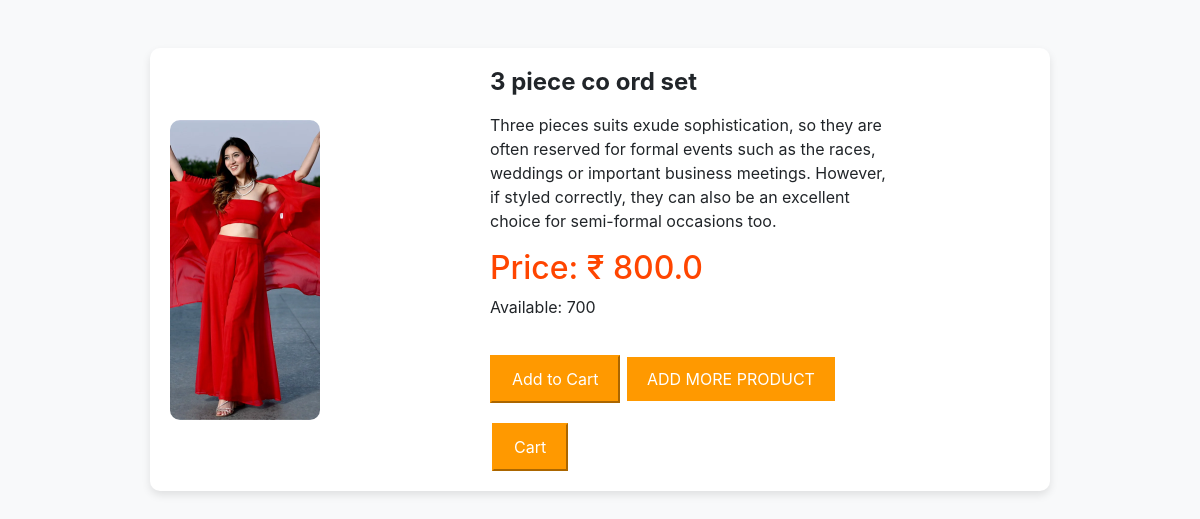
/product/28/, run on the app's committed database.
### reg/models.py (models this page shows, shortened)
class Product(models.Model):
    name = models.CharField(max_length=50)
    category = models.ForeignKey(Category, on_delete=models.CASCADE)
    desc = models.TextField()
    price = models.FloatField(default=0.0)
    available_quantity = models.PositiveIntegerField(default=0)  # Renamed for clarity
    product_image = models.ImageField(upload_to='product_images/', null=True, blank=True)
    seller = models.ForeignKey(User, on_delete=models.CASCADE, related_name='products', null=True, blank=True)
    print(seller)

### reg/views.py (the view)
# urls.py: path('product/<int:product_id>/', views.product_desc, name='product_desc'),
def product_desc(request, product_id):
    product = get_object_or_404(Product, id=product_id)
    cart_item = None
    if request.user.is_authenticated:
        cart, _ = Cart.objects.get_or_create(user=request.user)
        cart_item = CartItem.objects.filter(cart=cart, product=product).first()
    context = {
        'product': product,
        'cart_item': cart_item,
    }
    return render(request, 'product_desc.html', context)

### reg/templates/product_desc.html (shortened to what this page needs)
<!DOCTYPE html>
<html lang="en">
<head>
    <link href="https://maxcdn.bootstrapcdn.com/bootstrap/4.5.2/css/bootstrap.min.css" rel="stylesheet">
</head>
<body>
    <div class="container mt-5">
        <div class="product-card">
            <div>
                {% if product.product_image %}
                    <img src="{{ product.product_image.url }}" alt="{{ product.name }}" class="product-image">
                {% else %}
                    <p>No image available</p>
                {% endif %}
            </div>
            <div class="product-details">
                <h1 class="product-title">{{ product.name }}</h1>
                <p class="product-description">{{ product.desc }}</p>
                <h4 class="product-price">Price: ₹ {{ product.price }}</h4>
                <p class="product-availability">Available: {{ product.available_quantity }}</p>
                <button id="add-to-cart" class="btn-add-to-cart" data-product-id="{{ product.id }}">Add to Cart</button>
                <a href="{% url 'login2' %}" class="btn-back-to-products"> ADD MORE PRODUCT </a>
                <button class="btn-cart" onclick="location.href='{% url 'view_cart' %}'">Cart</button>
            </div>
        </div>
    </div>
</body>
</html>

### reg/templates/product_desc.html (style rules this page uses)
body { background-color: #f8f9fa; }
.product-card { background-color: #fff; padding: 20px; border-radius: 10px; box-shadow: 0 4px 8px rgba(0, 0, 0, 0.1); display: flex; align-items: center; max-width: 900px; margin: auto; }
.product-image { width: 50%; height: 300px; object-fit: cover; border-radius: 10px; }
.product-details { padding-left: 20px; width: 50%; }
.product-title { font-size: 1.5em; font-weight: bold; }
.product-description { margin-top: 10px; font-size: 1em; }
.product-price { font-size: 2em; color: #ff4500; margin-top: 10px; }
.btn-add-to-cart, .btn-back-to-products, .btn-cart { background-color: #ff9900; border-color: #ff9900; color: #fff; font-size: 1em; padding: 10px 20px; margin-top: 20px; display: inline-block; }
.btn-back-to-products { margin-left: 2px; }
.btn-cart { margin-left: 2px; }

### data on the page
Product: product_image (picture), name "3 piece co ord set", desc "Three pieces suits exude sophistication, so they are often reserved for formal events such as the races, weddings or important business meetings. However, if styled correctly, they can also be an excellent choice for semi-formal occasions too.", price "800.0", available_quantity "700"
